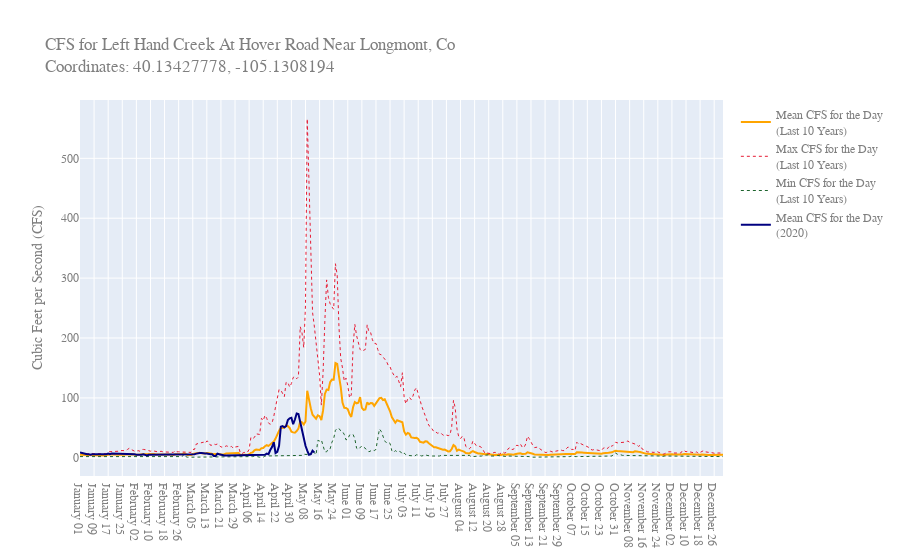

Notebook code for this chart:
### Code cell
import plotly.graph_objects as go
fig = go.Figure()

fig.add_trace(go.Scatter(x=his_cfs_df['new_day'], y=his_cfs_df['mean_cfs'], name='Mean CFS for the Day<br>(Last 10 Years)',
                         line=dict(color='orange', width=2)))

fig.add_trace(go.Scatter(x=max_cfs_df['new_day'], y=max_cfs_df['max_cfs'], name='Max CFS for the Day<br>(Last 10 Years)',
                         line=dict(color="rgb(231, 29, 53)", width=1, dash='dot')))

fig.add_trace(go.Scatter(x=min_cfs_df['new_day'], y=min_cfs_df['min_cfs'], name='Min CFS for the Day<br>(Last 10 Years)',
                         line=dict(color="rgb(30, 100, 46)", width=1, dash='dot')))

fig.add_trace(go.Scatter(x=rec_cfs_df['new_day'], y=rec_cfs_df['mean_cfs'], name='Mean CFS for the Day<br>(2020)',
                         line=dict(color="navy", width=2)))

fig.update_layout(
    title_text="CFS for {}<br>Coordinates: {}, {}".format(site_name.title(), lat, lon),
    font=dict(family='Courier New, monospace', size=12, color='#7f7f7f'),
    yaxis_title="Cubic Feet per Second (CFS)"
)
fig.show()

### Figure 1 — Plotly figure (JSON) as saved in the notebook; plotly's stock layout.template omitted (floating-point values rounded to 4 significant figures; data arrays with more than 128 entries replaced by an {"elided": "..."} marker saying what was removed)
{"data": [{"line": {"color": "orange", "width": 2}, "name": "Mean CFS for the Day<br>(Last 10 Years)", "type": "scatter", "x": {"elided": "366 str values"}, "y": {"elided": "366 float values"}}, {"line": {"color": "rgb(231, 29, 53)", "dash": "dot", "width": 1}, "name": "Max CFS for the Day<br>(Last 10 Years)", "type": "scatter", "x": {"elided": "366 str values"}, "y": {"elided": "366 int values"}}, {"line": {"color": "rgb(30, 100, 46)", "dash": "dot", "width": 1}, "name": "Min CFS for the Day<br>(Last 10 Years)", "type": "scatter", "x": {"elided": "366 str values"}, "y": {"elided": "366 int values"}}, {"line": {"color": "navy", "width": 2}, "name": "Mean CFS for the Day<br>(2020)", "type": "scatter", "x": {"elided": "134 str values"}, "y": {"elided": "134 int values"}}], "layout": {"font": {"color": "#7f7f7f", "family": "Courier New, monospace", "size": 12}, "title": {"text": "CFS for Left Hand Creek At Hover Road Near Longmont, Co<br>Coordinates: 40.13427778, -105.1308194"}, "yaxis": {"title": {"text": "Cubic Feet per Second (CFS)"}}}}
